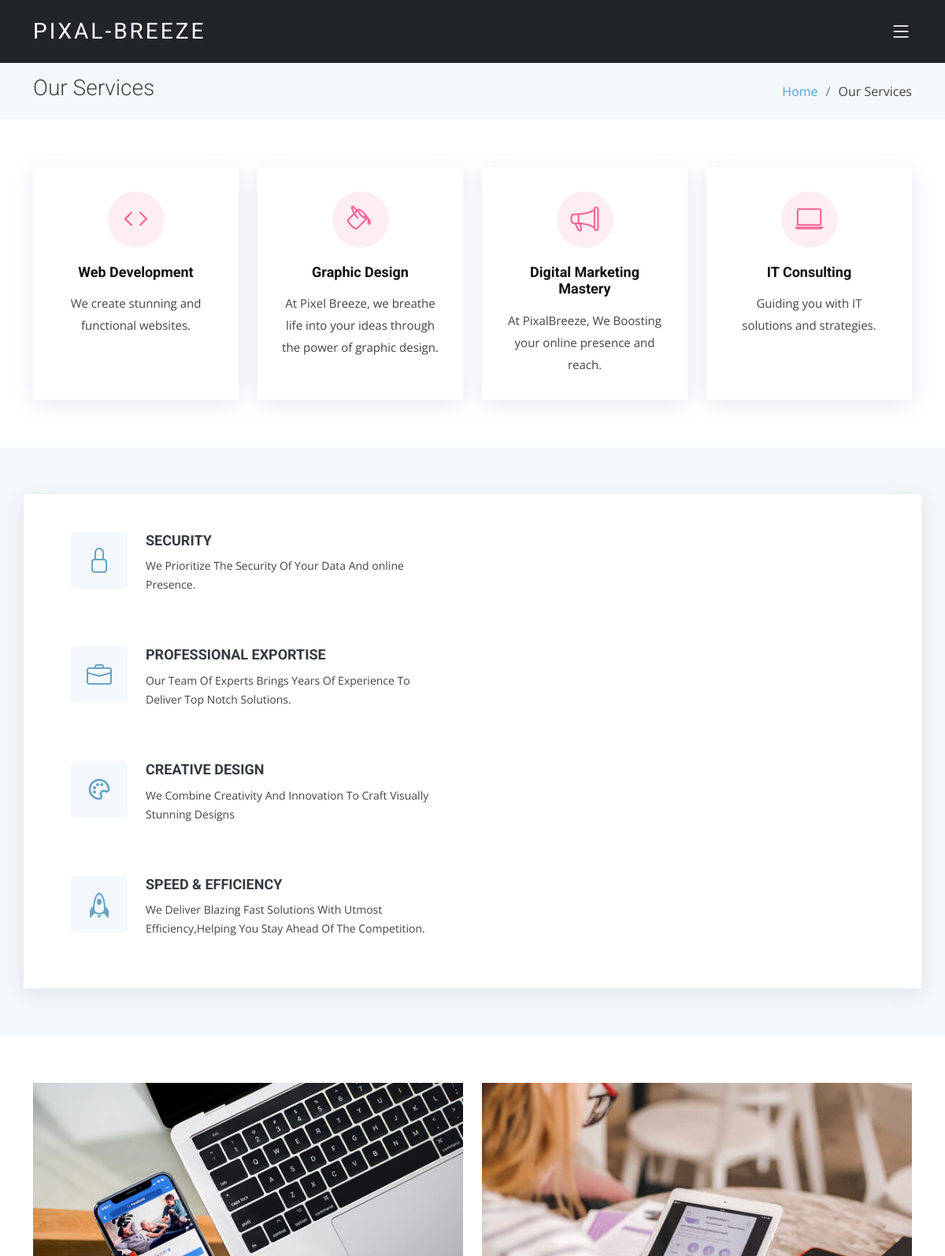
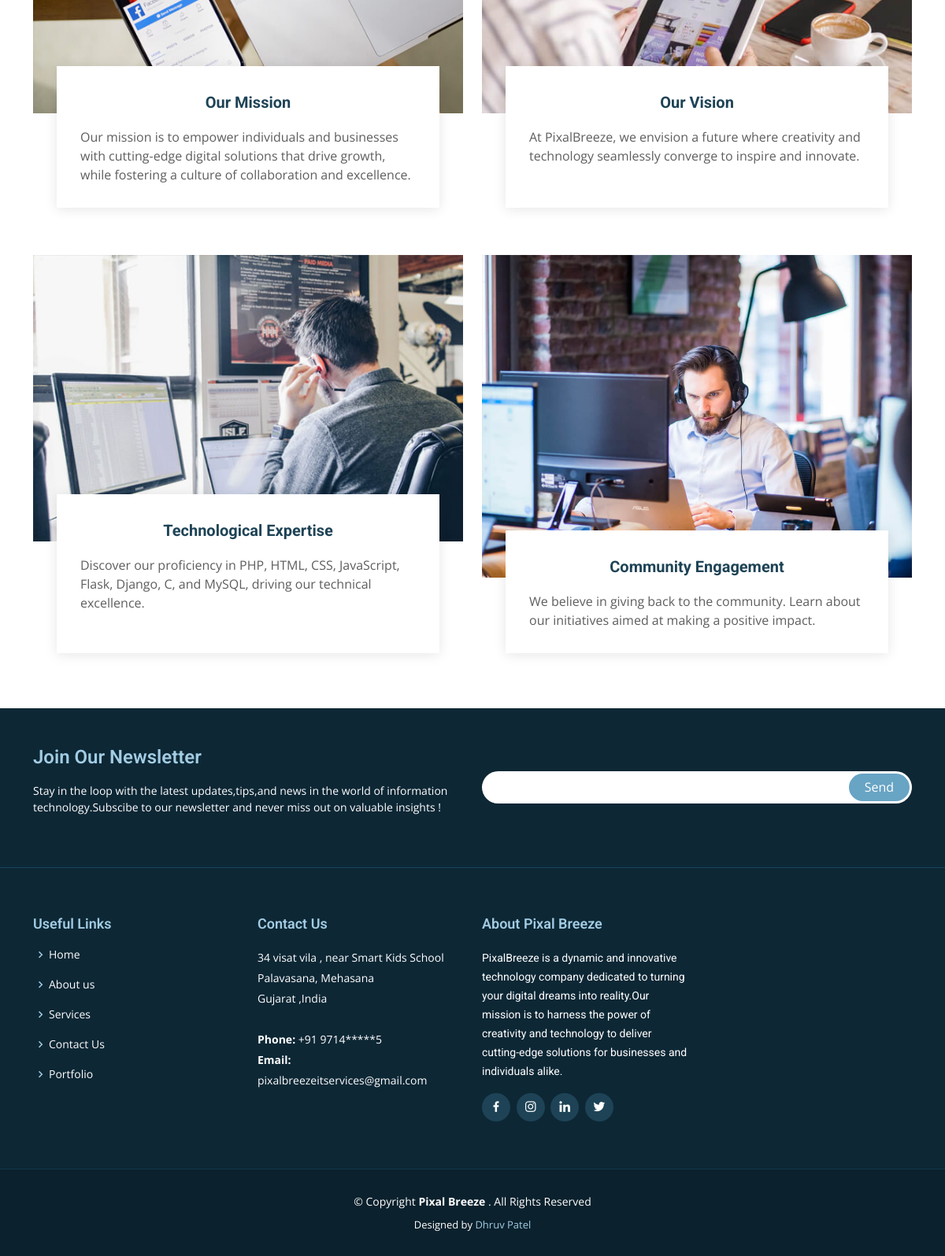
The app's page /service/ with its own data (2 pictures, top to bottom).
### Admin/models.py (models this page shows, shortened)
class Service(models.Model):
    title = models.CharField(max_length=50)
    icon = models.CharField(max_length=50)
    desc = models.TextField()
    date = models.DateField(auto_now_add=True)

class Card(models.Model):
    title = models.CharField(max_length=50)
    desc = models.TextField()
    img = models.FileField(upload_to='card/', max_length=100)

class Social_Links(models.Model):
    title = models.CharField(max_length=50)
    icon = models.CharField(max_length=50)
    link = models.TextField()
    date = models.DateField(auto_now_add=True)

### Admin/views.py (the view)
# urls.py: path('service/',views.service,name="service"),
def service(request):
    service = Service.objects.all()
    card = Card.objects.all()
    data['service'] = service
    data['card'] = card
    return render(request,'service.html',data)

### templates/service.html (shortened to what this page needs)
{% extends "base.html" %}
{% load static %}
{% block social %}
{% for k in link %}
<a href="{{k.link}}" class="{{k.title}}"><i class="{{k.icon}}"></i></a>
{% endfor %}
{% endblock social %}
{% block content %}
  <main id="main">
    <section class="breadcrumbs">
      <div class="container">
        <div class="d-flex justify-content-between align-items-center">
          <h2>Our Services</h2>
          <ol>
            <li><a href="{% url 'home' %}">Home</a></li>
            <li>Our Services</li>
          </ol>
        </div>
      </div>
    </section>
    <section class="services">
      <div class="container">
        <div class="row">
            {% for i in service  %}
            <div class="col-md-6 col-lg-3 d-flex align-items-stretch" data-aos="fade-up">
              <div class="icon-box icon-box-pink">
                <div class="icon"><i class="{{ i.icon}}"></i></div>
                <h4 class="title"><a href="">{{ i.title }}</a></h4>
                <p class="description">{{i.desc}}</p>
              </div>
            </div>
            {% endfor %}
          </div>
          </div>
    </section>
    <section class="why-us section-bg" data-aos="fade-up" date-aos-delay="200">
      <div class="container">
          <div class="col-lg-6 d-flex flex-column justify-content-center p-5">
            <div class="icon-box">
              <div class="icon"><i class="bi bi-lock"></i></div>
              <h4 class="title"><a>Security</a></h4>
              <p class="description">We Prioritize The Security Of Your Data And online Presence.</p>
            </div>
            <div class="icon-box">
              <div class="icon"><i class="bx bi-briefcase"></i></div>
              <h4 class="title"><a>Professional exportise</a></h4>
              <p class="description">Our Team Of Experts Brings Years Of Experience To Deliver Top Notch Solutions.</p>
            </div>
            <div class="icon-box">
              <div class="icon"><i class="bx bx-palette"></i></div>
              <h4 class="title"><a>creative Design</a></h4>
              <p class="description">We Combine Creativity And Innovation To Craft Visually Stunning Designs</p>
            </div>
            <div class="icon-box">
              <div class="icon"><i class="bx bi-rocket"></i></div>
              <h4 class="title"><a>Speed & Efficiency</a></h4>
              <p class="description">We Deliver Blazing Fast Solutions With Utmost Efficiency,Helping You Stay Ahead Of The Competition.</p>
            </div>
          </div>
        </div>
    </section>
    <section class="service-details">
      <div class="container">
        <div class="row">
         {% for j in card  %}
         <div class="col-md-6 d-flex align-items-stretch" data-aos="fade-up">
           <div class="card">
             <div class="card-img">
               <img src="/media/{{j.img}}" class="img-fluid" alt="">
              </div>
              <div class="card-body">
                <h5 class="card-title"><a href="#">{{ j.title }}</a></h5>
                <p class="card-text">{{j.desc}}</p>
              </div>
            </div>
          </div>
          {% endfor %}
        </div>
      </div>
    </section>
  </main>
{% endblock content %}

### templates/base.html (shortened to what this page needs)
{% load static %}
<!DOCTYPE html>
<html lang="en">
<head>
  <link rel="stylesheet" href="https://cdn.jsdelivr.net/npm/bootstrap@4.0.0/dist/css/bootstrap.min.css">
  <link href="{% static 'assets/vendor/animate.css/animate.min.css' %}" rel="stylesheet">
  <link href="{% static 'assets/vendor/aos/aos.css' %}" rel="stylesheet">
  <link href="{% static 'assets/vendor/bootstrap/css/bootstrap.min.css' %}" rel="stylesheet">
  <link href="{% static 'assets/vendor/bootstrap-icons/bootstrap-icons.css' %}" rel="stylesheet">
  <link href="{% static 'assets/vendor/boxicons/css/boxicons.min.css' %}" rel="stylesheet">
  <link href="{% static 'assets/vendor/glightbox/css/glightbox.min.css' %}" rel="stylesheet">
  <link href="{% static 'assets/vendor/swiper/swiper-bundle.min.css' %}" rel="stylesheet">
  <link href="{% static 'assets/css/style.css' %}" rel="stylesheet">
</head>
<body>
 <header id="header" class="fixed-top d-flex align-items-center bg-dark">
    <div class="container d-flex justify-content-between align-items-center">
      <div class="logo">
        <h1 class="text-light"><a href="{% url 'home' %}">Pixal-Breeze</a></h1>
      </div>
      <nav id="navbar" class="navbar">
        <i class="bi bi-list mobile-nav-toggle"></i>
      </nav>
    </div>
  </header>
  {% block content %}
  {% endblock content %}
   <footer id="footer" data-aos="fade-up" data-aos-easing="ease-in-out" data-aos-duration="500">
    <div class="footer-newsletter">
      <div class="container">
        <div class="row">
          <div class="col-lg-6">
            <h4>Join Our Newsletter</h4>
            <p>Stay in the loop with the latest updates,tips,and news in the world of information technology.Subscibe to our newsletter and never miss out on valuable insights !</p>
          </div>
          <div class="col-lg-6">
            <form method="post">
             <input type="email" name="email" required><input type="submit" value="Send">
            </form>
          </div>
        </div>
      </div>
    </div>
    <div class="footer-top">
      <div class="container">
        <div class="row">
          <div class="col-lg-3 col-md-6 footer-links">
            <h4>Useful Links</h4>
            <ul>
              <li><i class="bx bx-chevron-right"></i><a href="{% url 'home' %}">Home</a></li>
              <li><i class="bx bx-chevron-right"></i> <a href="{% url 'about' %}">About us</a></li>
              <li><i class="bx bx-chevron-right"></i> <a href="{% url 'service' %}">Services</a></li>
              <li><i class="bx bx-chevron-right"></i> <a href="{% url 'contact' %}">Contact Us</a></li>
              <li><i class="bx bx-chevron-right"></i> <a href="{% url 'portfolio' %}">Portfolio</a></li>
            </ul>
          </div>
          <div class="col-lg-3 col-md-6 footer-contact">
            <h4>Contact Us</h4>
            <p>
              34 visat vila , near Smart Kids School <br>
              Palavasana, Mehasana<br>
              Gujarat ,India <br><br>
              <strong>Phone:</strong> +91 9714*****5<br>
              <strong>Email:</strong> pixalbreezeitservices@gmail.com<br>
            </p>
          </div>
          <div class="col-lg-3 col-md-6 footer-info">
            <h3>About Pixal Breeze</h3>
            <p>PixalBreeze is a dynamic and innovative technology company dedicated to turning your digital dreams into reality.Our mission is to harness the power of creativity and technology to deliver cutting-edge solutions for businesses and individuals alike.  </p>
            <div class="social-links mt-3">
             {% block social %}{% endblock social %}
            </div>
          </div>
        </div>
      </div>
    </div>
    <div class="container">
      <div class="copyright">
        &copy; Copyright <strong>Pixal Breeze </strong>. All Rights Reserved
      </div>
      <div class="credits">
        Designed by <a href="{% url 'team' %}">Dhruv Patel</a>
      </div>
    </div>
  </footer>
</body>
</html>

### records on screen
Service: title "Web Development", desc "We create stunning and functional websites."
Service: title "Graphic Design", desc "At Pixel Breeze, we breathe life into your ideas through the power of graphic design."
Service: title "Digital Marketing Mastery", desc "At PixalBreeze, We Boosting your online presence and reach."
Service: title "IT Consulting", desc "Guiding you with IT solutions and strategies."
Card: img (picture), title "Our Mission", desc "Our mission is to empower individuals and businesses with cutting-edge digital solutions that drive growth, while fostering a culture of collaboration and excellence."
Card: img (picture), title "Our Vision", desc "At PixalBreeze, we envision a future where creativity and technology seamlessly converge to inspire and innovate."
Card: img (picture), title "Technological Expertise", desc "Discover our proficiency in PHP, HTML, CSS, JavaScript, Flask, Django, C, and MySQL, driving our technical excellence."
Card: img (picture), title "Community Engagement", desc "We believe in giving back to the community. Learn about our initiatives aimed at making a positive impact."
